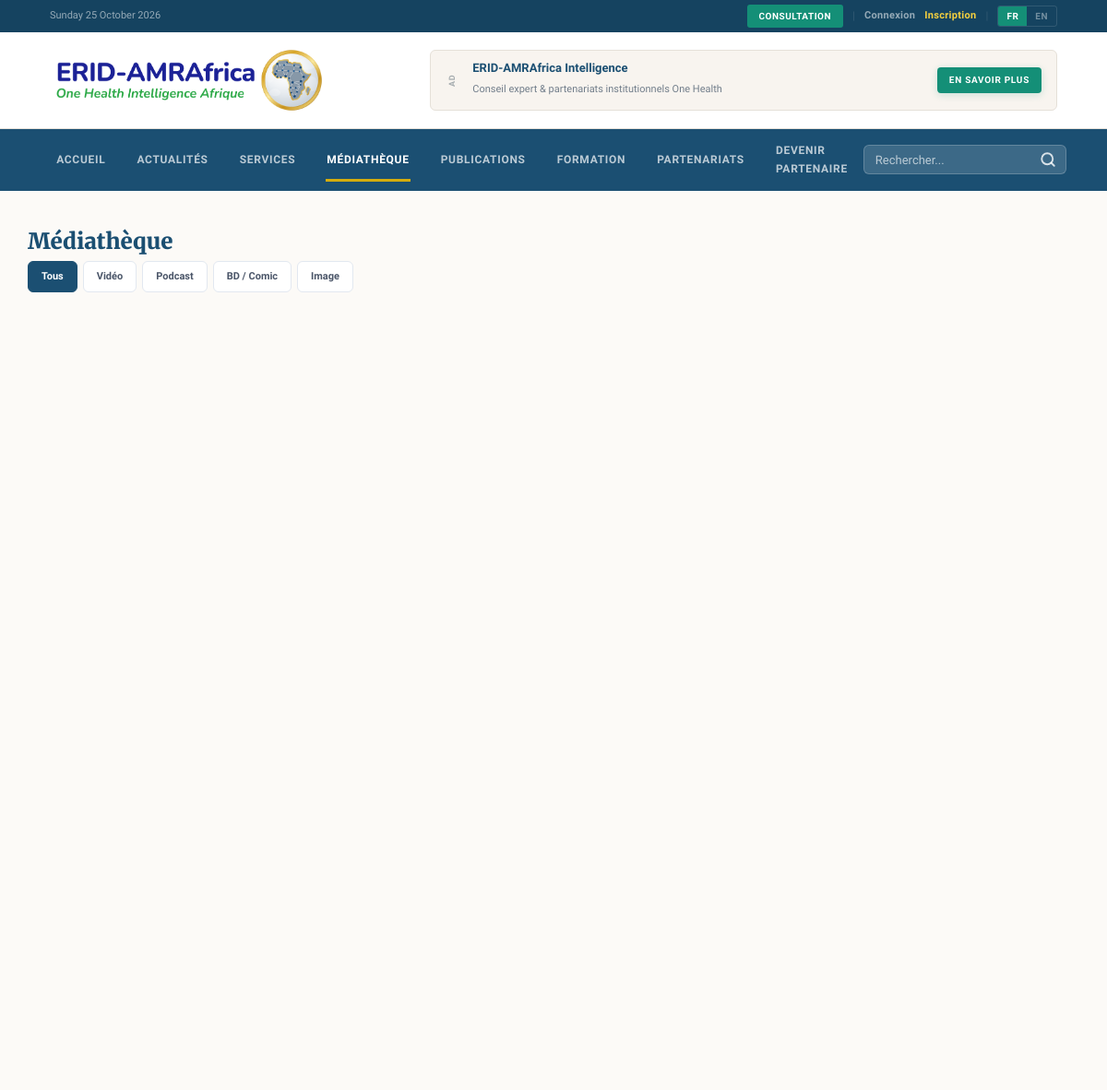
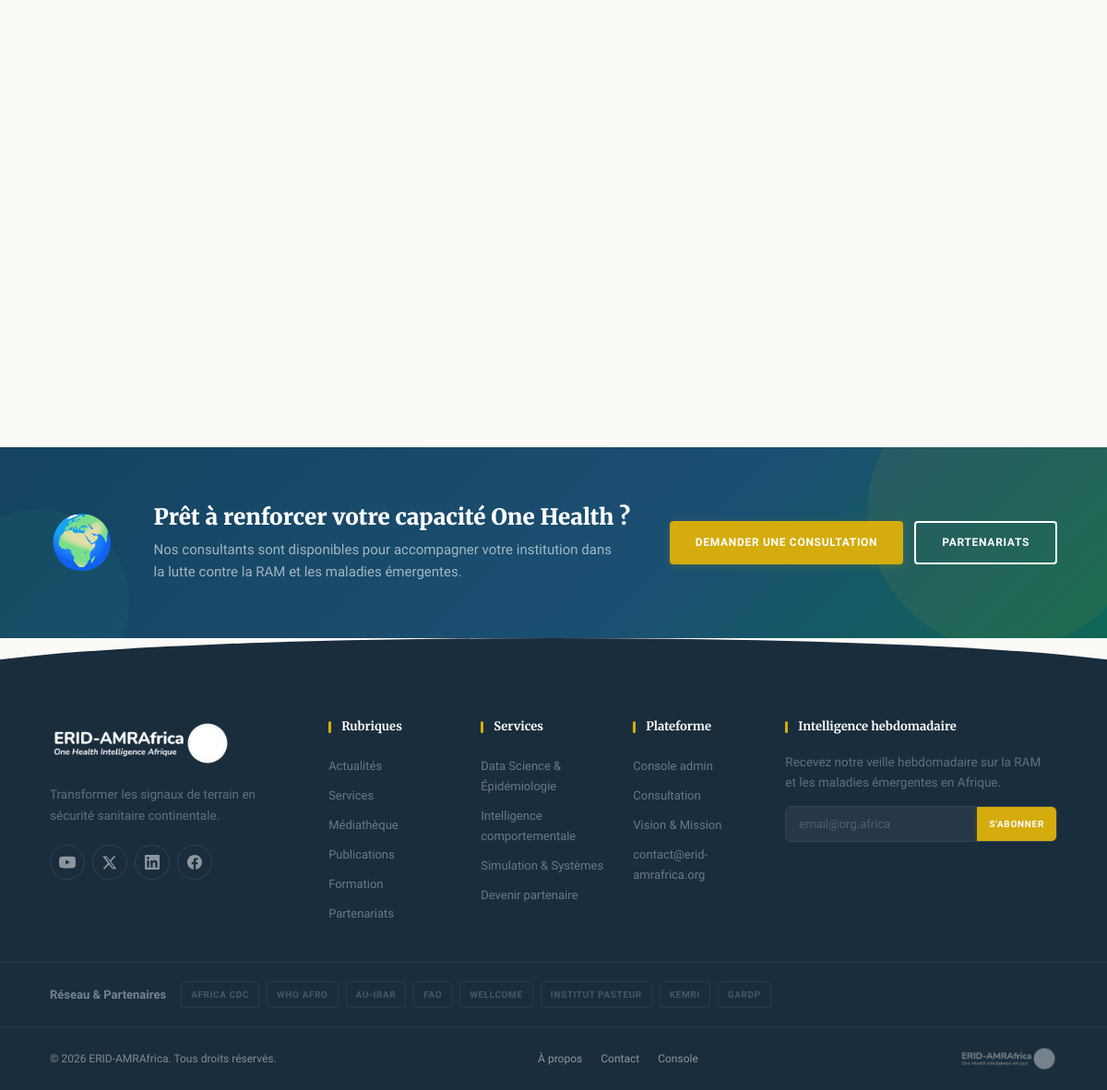
/media, run on the app's committed database (2 pictures, top to bottom).
### tables this page shows
CREATE TABLE partners (
    id          INT UNSIGNED AUTO_INCREMENT PRIMARY KEY,
    name        VARCHAR(150)    NOT NULL,
    logo_path   VARCHAR(255)    NULL,
    website_url VARCHAR(500)    NULL,
    is_active   TINYINT(1)      NOT NULL DEFAULT 1,
    sort_order  SMALLINT        NOT NULL DEFAULT 0,
    created_at  DATETIME        NOT NULL DEFAULT CURRENT_TIMESTAMP,
    updated_at  DATETIME        NOT NULL DEFAULT CURRENT_TIMESTAMP ON UPDATE CURRENT_TIMESTAMP
);

### app/Views/public/media.php (the view, shortened to what the rows shown need)
<?php
$e = fn($s) => View::e($s);
$lang = $_SESSION['locale'] ?? 'fr';
?>
<div class="container" style="padding:40px 0">
  <h1 class="section-title"><?= $e($lang === 'fr' ? 'Médiathèque' : 'Media Gallery') ?></h1>
  <div class="filters" style="margin-bottom:24px">
    <a class="chip <?= !$activeType ? 'on' : '' ?>" href="/media"><?= $e($lang === 'fr' ? 'Tous' : 'All') ?></a>
    <?php foreach (['video'=>'Vidéo','podcast'=>'Podcast','comic'=>'BD / Comic','image'=>'Image'] as $k => $label): ?>
      <a class="chip <?= $activeType === $k ? 'on' : '' ?>" href="/media?type=<?= $k ?>"><?= $e($label) ?></a>
    <?php endforeach; ?>
  </div>
  <?php if (!$items): ?>
    <p class="muted"><?= $e($lang === 'fr' ? 'Aucun média pour le moment.' : 'No media yet.') ?></p>
  <?php else: ?>
    <div class="td-grid" style="display:grid;grid-template-columns:repeat(auto-fill,minmax(280px,1fr));gap:24px">
    </div>
  <?php endif; ?>
</div>

### app/Core/Router.php (shortened to what the rows shown need)
<?php
final class Router
{
    private array $routes = ['GET' => [], 'POST' => []];
    public function get(string $path, callable|array $handler): void
    {
        $this->routes['GET'][$this->normalize($path)] = $handler;
    }
    public function post(string $path, callable|array $handler): void
    {
        $this->routes['POST'][$this->normalize($path)] = $handler;
    }
    private function normalize(string $path): string
    {
        return '/' . trim($path, '/');
    }
    public function dispatch(string $method, string $uri): void
    {
        $path = $this->normalize(parse_url($uri, PHP_URL_PATH) ?: '/');
        foreach ($this->routes[$method] ?? [] as $route => $handler) {
            $pattern = '#^' . preg_replace('#\{[a-zA-Z_]+\}#', '([^/]+)', $route) . '$#';
            if (preg_match($pattern, $path, $m)) {
                array_shift($m);
                $this->invoke($handler, $m);
                return;
            }
        }
    }
    private function invoke(callable|array $handler, array $args): void
    {
        if (is_array($handler)) {
            [$class, $method] = $handler;
            (new $class())->{$method}(...$args);
            return;
        }
    }
}

### app/Views/layouts/public.php (shortened to what the rows shown need)
<?php
$e = fn($s) => View::e($s);
$uri = strtok($_SERVER['REQUEST_URI'] ?? '', '?');
$isHome = ($uri === '/' || $uri === '');
?>
<!DOCTYPE html>
<html lang="<?= $e($lang) ?>">
<head>
    <link rel="stylesheet" href="/assets/css/app.css">
</head>
<body class="public">
<div class="top-bar">
    <div class="container top-bar__inner">
        <div class="top-bar__left">
            <span class="top-bar__date"><?= $e(date($lang === 'fr' ? 'l d F Y' : 'l, F d, Y')) ?></span>
        </div>
        <div class="top-bar__right">
            <a class="top-bar__btn" href="/intake/analytics"><?= $e(Lang::t('nav_cta')) ?></a>
            <span class="top-bar__sep">|</span>
            <a class="top-bar__link" href="/admin/login"><?= $e($lang === 'fr' ? 'Connexion' : 'Login') ?></a>
            <a class="top-bar__link top-bar__link--accent" href="/intake/analytics"><?= $e($lang === 'fr' ? 'Inscription' : 'Sign up') ?></a>
            <span class="top-bar__sep">|</span>
            <span class="lang-switch">
                <a href="?lang=fr" class="<?= $lang === 'fr' ? 'on' : '' ?>">FR</a>
                <a href="?lang=en" class="<?= $lang === 'en' ? 'on' : '' ?>">EN</a>
            </span>
        </div>
    </div>
</div>
<header class="site-header" role="banner">
    <div class="container header__inner">
        <a class="brand" href="/" aria-label="ERID-AMRAfrica">
            <img src="/assets/logo.png" alt="ERID-AMRAfrica — One Health Intelligence Afrique" class="brand-logo">
        </a>
        <div class="header-banner">
            <div class="header-banner__inner">
                <span class="header-banner__label">Ad</span>
                <div class="header-banner__content">
                    <strong>ERID-AMRAfrica Intelligence</strong>
                    <span><?= $e($lang === 'fr' ? 'Conseil expert & partenariats institutionnels One Health' : 'Expert advisory & institutional One Health partnerships') ?></span>
                </div>
                <a class="btn btn-accent sm" href="/pricing"><?= $e($lang === 'fr' ? 'En savoir plus' : 'Learn more') ?></a>
            </div>
        </div>
    </div>
</header>
<nav class="nav-bar" role="navigation" aria-label="<?= $lang === 'fr' ? 'Navigation principale' : 'Main navigation' ?>">
    <div class="container nav-bar__inner">
        <div class="menu" id="mainMenu">
            <a href="/" <?= $isHome ? 'class="active"' : '' ?>><?= $e($lang === 'fr' ? 'Accueil' : 'Home') ?></a>
            <a href="/news" <?= $uri === '/news' ? 'class="active"' : '' ?>><?= $e(Lang::t('nav_news')) ?></a>
            <a href="/services" <?= $uri === '/services' ? 'class="active"' : '' ?>><?= $e(Lang::t('nav_services')) ?></a>
            <a href="/media" <?= $uri === '/media' ? 'class="active"' : '' ?>><?= $e(Lang::t('nav_media')) ?></a>
            <a href="/publications" <?= $uri === '/publications' ? 'class="active"' : '' ?>><?= $e(Lang::t('nav_publications')) ?></a>
            <a href="/classroom" <?= $uri === '/classroom' ? 'class="active"' : '' ?>><?= $e($lang === 'fr' ? 'Formation' : 'Academy') ?></a>
            <a href="/pricing" <?= $uri === '/pricing' ? 'class="active"' : '' ?>><?= $e(Lang::t('nav_pricing')) ?></a>
            <a href="/intake/advisory"><?= $e(Lang::t('cta_band_btn')) ?></a>
        </div>
        <div class="nav-search" id="navSearch">
            <form action="/search" method="get" class="nav-search__form" role="search">
                <input type="search" name="q" class="nav-search__input" placeholder="<?= $e($lang === 'fr' ? 'Rechercher...' : 'Search...') ?>" aria-label="<?= $e($lang === 'fr' ? 'Rechercher' : 'Search') ?>" autocomplete="off" id="globalSearchInput">
                <button type="submit" class="nav-search__btn" aria-label="Search">
                    <svg width="18" height="18" viewBox="0 0 24 24" fill="none" stroke="currentColor" stroke-width="2.5" stroke-linecap="round"><circle cx="11" cy="11" r="8"/><path d="M21 21l-4.35-4.35"/></svg>
                </button>
            </form>
        </div>
    </div>
</nav>
<main class="site-main"><?= $content ?></main>
<div class="pre-footer">
    <div class="container pre-footer__inner">
        <div class="pre-footer__icon">🌍</div>
        <div class="pre-footer__text">
            <h3><?= $e($lang === 'fr' ? 'Prêt à renforcer votre capacité One Health ?' : 'Ready to strengthen your One Health capacity?') ?></h3>
            <p><?= $e($lang === 'fr' ? 'Nos consultants sont disponibles pour accompagner votre institution dans la lutte contre la RAM et les maladies émergentes.' : 'Our consultants are ready to support your institution in the fight against AMR and emerging diseases.') ?></p>
        </div>
        <div class="pre-footer__actions">
            <a class="btn btn-gold lg" href="/intake/advisory"><?= $e(Lang::t('hero_cta')) ?></a>
            <a class="btn btn-outline lg" href="/pricing"><?= $e(Lang::t('nav_pricing')) ?></a>
        </div>
    </div>
</div>
<footer class="site-footer" role="contentinfo">
    <div class="footer-wave"></div>
    <div class="footer-top">
        <div class="container footer-grid">
            <div class="footer-col footer-col--brand">
                <div class="brand footer-brand"><img src="/assets/logo.png" alt="ERID-AMRAfrica" class="footer-logo"></div>
                <p class="footer-desc"><?= $e(Lang::t('footer_tagline')) ?></p>
                <div class="footer-social">
                    <a href="https://www.youtube.com/@ERID-AMRAfrica" target="_blank" rel="noopener" title="YouTube" class="fs-youtube">
                    </a>
                    <a href="https://x.com/eridamrafrica" target="_blank" rel="noopener" title="X" class="fs-x">
                        <svg width="16" height="16" viewBox="0 0 24 24" fill="currentColor"><path d="M18.2 2.25h3.51l-7.67 8.77 9.02 11.92h-7.06l-5.54-7.24-6.34 7.24H.61l8.2-9.38L.2 2.25h7.24l5.01 6.62 5.75-6.62zm-1.23 18.56h1.94L7.16 4.23H5.08l11.89 16.58z"/></svg>
                    </a>
                    <a href="https://www.linkedin.com/company/erid-amrafrica" target="_blank" rel="noopener" title="LinkedIn" class="fs-linkedin">
                    </a>
                    <a href="https://www.facebook.com/eridamrafrica" target="_blank" rel="noopener" title="Facebook" class="fs-facebook">
                    </a>
                </div>
            </div>
            <div class="footer-col">
                <h4><?= $e($lang === 'fr' ? 'Rubriques' : 'Sections') ?></h4>
                <a href="/news"><?= $e(Lang::t('nav_news')) ?></a>
                <a href="/services"><?= $e(Lang::t('nav_services')) ?></a>
                <a href="/media"><?= $e(Lang::t('nav_media')) ?></a>
                <a href="/publications"><?= $e(Lang::t('nav_publications')) ?></a>
                <a href="/classroom"><?= $e($lang === 'fr' ? 'Formation' : 'Academy') ?></a>
                <a href="/pricing"><?= $e(Lang::t('nav_pricing')) ?></a>
            </div>
            <div class="footer-col">
                <h4><?= $e($lang === 'fr' ? 'Services' : 'Services') ?></h4>
                <a href="/intake/quant"><?= $e($lang === 'fr' ? 'Data Science & Épidémiologie' : 'Data Science & Epidemiology') ?></a>
                <a href="/intake/qual"><?= $e($lang === 'fr' ? 'Intelligence comportementale' : 'Behavioral Intelligence') ?></a>
                <a href="/intake/systems"><?= $e($lang === 'fr' ? 'Simulation & Systèmes' : 'Simulation & Systems') ?></a>
                <a href="/intake/advisory"><?= $e(Lang::t('cta_band_btn')) ?></a>
            </div>
            <div class="footer-col">
                <h4><?= $e($lang === 'fr' ? 'Plateforme' : 'Platform') ?></h4>
                <a href="/admin/login"><?= $e($lang === 'fr' ? 'Console admin' : 'Admin console') ?></a>
                <a href="/intake/analytics"><?= $e(Lang::t('nav_cta')) ?></a>
                <a href="/page/vision-mission"><?= $e($lang === 'fr' ? 'Vision & Mission' : 'Vision & Mission') ?></a>
                <?php
                    $contactEmail = \App\Core\Database::one("SELECT value_fr FROM settings WHERE setting_key = 'contact_email'")['value_fr'] ?? 'contact@erid-amrafrica.org';
                ?>
                <a href="mailto:<?= $e($contactEmail) ?>"><?= $e($contactEmail) ?></a>
            </div>
            <div class="footer-col footer-col--newsletter">
                <h4><?= $e(Lang::t('footer_newsletter')) ?></h4>
                <p class="footer-desc"><?= $e($lang === 'fr' ? 'Recevez notre veille hebdomadaire sur la RAM et les maladies émergentes en Afrique.' : 'Get our weekly AMR and emerging disease intelligence briefing for Africa.') ?></p>
                <form id="subForm" class="sub-form" aria-label="Newsletter">
                    <input type="email" name="email" placeholder="email@org.africa" required aria-label="Email">
                    <button class="btn btn-gold sm" type="submit"><?= $e(Lang::t('subscribe')) ?></button>
                </form>
            </div>
        </div>
    </div>
    <?php
        $__fpEnabled = \App\Core\Database::one("SELECT value_fr FROM settings WHERE setting_key = 'footer_partners_enabled'");
        $__fpPartners = (($__fpEnabled['value_fr'] ?? '1') === '1')
            ? \App\Core\Database::all("SELECT name, logo_path, website_url FROM partners WHERE is_active = 1 ORDER BY sort_order")
            : [];
    ?>
    <?php if ($__fpPartners): ?>
    <div class="footer-mid">
        <div class="container footer-partners">
            <span class="footer-partners__label"><?= $e($lang === 'fr' ? 'Réseau & Partenaires' : 'Network & Partners') ?></span>
            <div class="footer-partners__list">
                <?php foreach ($__fpPartners as $__fp): ?>
                    <?php if ($__fp['logo_path']): ?>
                        <img src="<?= $e($__fp['logo_path']) ?>" alt="<?= $e($__fp['name']) ?>" class="footer-partners__logo">
                    <?php else: ?>
                        <span><?= $e($__fp['name']) ?></span>
                    <?php endif; ?>
                <?php endforeach; ?>
            </div>
        </div>
    </div>
    <?php endif; ?>
    <div class="footer-bottom">
        <div class="container footer-bottom__inner">
            <span>&copy; <?= date('Y') ?> ERID-AMRAfrica. <?= $e($lang === 'fr' ? 'Tous droits réservés.' : 'All rights reserved.') ?></span>
            <span class="footer-bottom__links">
                <a href="/page/vision-mission"><?= $e($lang === 'fr' ? 'À propos' : 'About') ?></a>
                <a href="mailto:<?= $e($contactEmail) ?>"><?= $e($lang === 'fr' ? 'Contact' : 'Contact') ?></a>
                <a href="/admin/login">Console</a>
            </span>
            <span class="footer-bottom__brand"><img src="/assets/logo.png" alt="ERID-AMRAfrica" class="footer-bottom__logo"></span>
        </div>
    </div>
</footer>
</body>
</html>

### data on the page
partners: name "AFRICA CDC"
partners: name "WHO AFRO"
partners: name "AU-IBAR"
partners: name "FAO"
partners: name "WELLCOME"
partners: name "INSTITUT PASTEUR"
partners: name "KEMRI"
partners: name "GARDP"

### other printed values
$e($label) "Vidéo"
$e($label) "Podcast"
$e($label) "BD / Comic"
$e($label) "Image"
$e($contactEmail) "contact@erid-amrafrica.org"
$e($lang === 'fr' ? 'Tous droits réservés.' : 'All rights reserved.') "Tous droits réservés."
